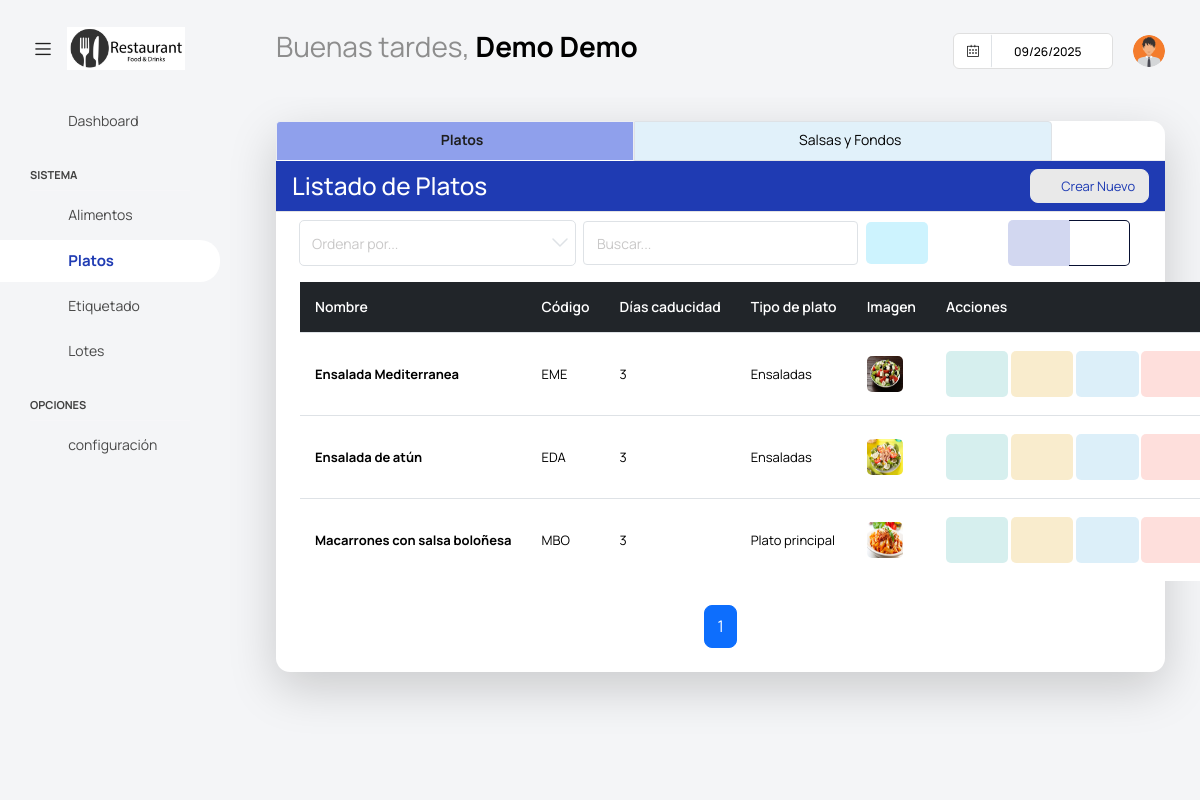
Page /platos/platos/ (signed in) on the committed database.
### app/super/models.py (models this page shows, shortened)
class UserProfile(models.Model):
    centro = models.ForeignKey('Centros' ,on_delete=models.CASCADE, null=True, blank =True)
    user = models.OneToOneField(User, on_delete=models.CASCADE)
    username = models.CharField(max_length=100)
    password = models.CharField(max_length=100)
    nombre = models.CharField(max_length=100)
    apellidos = models.CharField(max_length=100)
    cargo = models.CharField(max_length=100, blank=True, null=True)
    imagen = models.ImageField(default='users/default.png', upload_to='users/', null=True, blank =True)
    estado =models.BooleanField(default=True)

### app/platos/models.py (models this page shows, shortened)
class Plato(ModeloBaseCentro):
    nombre = models.CharField(max_length=100)
    codigo = models.CharField(max_length=10, unique=True, help_text="Código único para el plato")
    texto = models.ForeignKey(TextoModo, on_delete=models.CASCADE, null=True, blank=True)
    vida_util = models.PositiveIntegerField(default=0, help_text="Número de días que se suman a la fecha de producción para calcular la caducidad", null=True, blank=True)
    tipoplato = models.ForeignKey(TipoPlato, on_delete=models.CASCADE, null=True, blank=True)
    imagen = models.ImageField(upload_to='platos/', null=True, blank=True)
    salsa = models.ForeignKey(Salsa, on_delete=models.CASCADE, null=True, blank=True)
    descripcion = models.TextField(blank=True, null=True)
    class Meta:
        verbose_name = 'Plato'
        verbose_name_plural = 'Platos'
        unique_together = ('nombre', 'centro')  # Evita nombres duplicados en el mismo centro
    @property
    def receta(self):
        return self.receta_set.first()  # Usamos first() porque es una ForeignKey

class TipoPlato(ModeloBaseCentro):
    nombre = models.CharField(max_length=100)
    estado = models.BooleanField(default=True)  # Activo o inactivo
    class Meta:
        verbose_name = 'Tipo de Plato'
        verbose_name_plural = 'Tipos de Platos'
        unique_together = ('nombre', 'centro')  # Evita nombres duplicados en el mismo centro
    def __str__(self):
        return f"{self.nombre}"

### app/platos/views.py (the view)
# urls.py: path('platos/', PlatoList.as_view(), name='PlatoList'),
class PlatoList(PaginationMixin, LoginRequiredMixin, ListView):
    model = Plato
    template_name = 'platos/listar_platos.html'
    context_object_name = 'platos'
    paginate_by = 12
    def get_queryset(self):
        try:
            user_profile = get_object_or_404(UserProfile, user=self.request.user)
            if user_profile.centro:
                queryset = Plato.objects.filter(centro=user_profile.centro).order_by('nombre')
                search_query = self.request.GET.get('buscar')
                if search_query:
                    queryset = queryset.filter(
                        Q(nombre__icontains=search_query)
                    )
                return queryset
            else:
                return Plato.objects.none()
        except ObjectDoesNotExist:
            return Plato.objects.none()
    def get_context_data(self, **kwargs):
        context = super().get_context_data(**kwargs)
        context.update(datos_centro(self.request))
        if not context['platos'].exists():
            context['mensaje'] = "No tiene platos registrados."
        return context

### app/core/mixins.py (called while the page is built)
    def get_context_data(self, **kwargs):
        context = super().get_context_data(**kwargs)
        page_obj = context.get('page_obj')
        if page_obj:
            current_page = page_obj.number
            total_pages = page_obj.paginator.num_pages
            window = self.pagination_window_size
            if total_pages <= (window * 2) + 1:
                context['custom_page_range'] = range(1, total_pages + 1)
            elif current_page <= window:
                context['custom_page_range'] = range(1, (window * 2) + 2)
            elif current_page >= total_pages - window:
                context['custom_page_range'] = range(total_pages - (window * 2), total_pages + 1)
            else:
                context['custom_page_range'] = range(current_page - window, current_page + window + 1)
        return context

### templates/platos/listar_platos.html (shortened to what this page needs)
{% extends "base.html" %}
{% block content %}
<div class="content-wrapper">
    <div class="card shadow-lg">
        <ul class="nav nav-tabs">
            <li class="nav-item">
                <a class="nav-link active"
                href="{% url 'platos:PlatoList' %}">
                    <i class="fa fa-cutlery"></i> Platos
                </a>
            </li>
            <li class="nav-item">
                <a class="nav-link {% if request.resolver_match.url_name == 'SalsaList' %}active{% endif %}"
                href="{% url 'platos:SalsaList' %}">
                    <i class="fa fa-tint"></i> Salsas y Fondos
                </a>
            </li>
        </ul>
        <div class="card-header bg-primary text-white d-flex justify-content-between align-items-center">
            <h3 class="m-0">Listado de Platos</h3>
            <a class="btn btn-light btn-sm text-primary rounded" onclick="abrir_modal_edicion('{% url 'platos:PlatoCreate' %}')">
                <i class="fa fa-plus-circle"></i>&nbsp; Crear Nuevo
            </a>
        </div>
        <div class="card-body">
            <form method="get" class="row g-2 align-items-center mb-3">
                <div class="col-md-4">
                    <select class="form-select form-select-sm" name="ordenar" id="ordenar" onchange="this.form.submit()">
                        <option value="" disabled selected>Ordenar por...</option>
                    </select>
                </div>
                <div class="col-md-4">
                    <input type="text" class="form-control form-control-sm" placeholder="Buscar..." name="buscar" value="{{ request.GET.buscar }}">
                </div>
                <div class="col-md-2">
                    <button type="submit" class="btn btn-inverse-secondary" style="padding-top: 12px; padding-bottom:12px;">
                        <i class="fa fa-search"></i>
                    </button>
                </div>
                <div class="col-auto">
                    <div class="btn-group" role="group">
                        <button id="btn-lista" type="button" class="btn btn-inverse-primary">
                            <i class="fa fa-list"></i>
                        </button>
                        <button id="btn-cuadricula" type="button" class="btn btn-outline-primary btn-inverse">
                            <i class="fa fa-th"></i>
                        </button>
                    </div>
                </div>
            </form>
            {% if platos %}
            <div id="vista-lista">
                <div class="table-wrapper">
                    <table class="table table-hover tabla-responsive align-middle">
                        <thead class="table-dark">
                            <tr>
                                <th>Nombre</th>
                                <th>Código</th>
                                <th>Días caducidad</th>
                                <th>Tipo de plato</th>
                                <th>Imagen</th>
                                <th>Acciones</th>
                            </tr>
                        </thead>
                        <tbody>
                            {% for plato in platos %}
                            <tr>
                                <td><strong>{{ plato.nombre }}</strong></td>
                                <td>{{ plato.codigo }}</td>
                                <td>{{ plato.vida_util }}</td>
                                <td>{{ plato.tipoplato }}</td>
                                <td>
                                    {% if plato.imagen %}
                                        <img src="{{ plato.imagen.url }}" alt="{{ plato.nombre }}" style="max-width: 80px; max-height: 80px; border-radius: 5px;">
                                    {% else %}
                                        <span class="text-muted">Sin imagen</span>
                                    {% endif %}
                                </td>
                                <td>
                                    <a class="btn btn-inverse-success" onclick="abrir_modal_edicion('{% url 'platos:PlatoDetail' plato.pk %}')" title="Ver plato">
                                        <i class="fa fa-eye"></i>
                                    </a>
                                    {% if plato.receta %}
                                        <a href="{% url 'platos:RecetaDetail' plato.receta.pk %}" class="btn btn-inverse-warning" title="Ver Receta">
                                            <i class="fa fa-list"></i>
                                        </a>
                                    {% else %}
                                        <a onclick="abrir_modal_edicion('{% url 'platos:crear_receta' plato_id=plato.pk %}')" class="btn btn-inverse-warning" title="Crear Receta">
                                            <i class="fa fa-plus"></i>
                                        </a>
                                    {% endif %}
                                    <a class="btn btn-inverse-info" onclick="abrir_modal_edicion('{% url 'platos:PlatoUpdate' plato.pk %}')" title="Editar plato">
                                        <i class="fa fa-pencil"></i>
                                    </a>
                                    <a class="btn btn-inverse-danger" onclick="abrir_modal_edicion('{% url 'platos:PlatoDelete' plato.pk %}')" title="Eliminar plato">
                                        <i class="fa fa-trash"></i>
                                    </a>
                                </td>
                            </tr>
                            {% endfor %}
                        </tbody>
                    </table>
                </div>
            </div>
            {% include "core/pagination.html" %}
            {% else %}
            <div class="alert alert-warning text-center mt-3">
                <i class="fa fa-exclamation-circle"></i> No se encontraron alimentos.
            </div>
            {% endif %}
        </div>
    </div>
</div>
{% endblock content %}

### templates/base.html (shortened to what this page needs)
{% load static %}
<html lang="es">
<head>
  <link href={% static "vendor/feather/feather.css" %} rel="stylesheet">
  <link href={% static "vendor/mdi/css/materialdesignicons.min.css" %} rel="stylesheet">
  <link href={% static "vendor/ti-icons/css/themify-icons.css" %} rel="stylesheet">
  <link href={% static "vendor/font-awesome/css/font-awesome.min.css" %} rel="stylesheet">
  <link href={% static "vendor/typicons/typicons.css" %} rel="stylesheet">
  <link href={% static "vendor/simple-line-icons/css/simple-line-icons.css" %} rel="stylesheet">
  <link href={% static "vendor/css/vendor.bundle.base.css" %} rel="stylesheet">
  <link href={% static "vendor/bootstrap-datepicker/bootstrap-datepicker.min.css" %} rel="stylesheet">
  <link href={% static "js/select.dataTables.min.css" %} rel="stylesheet" type="text/css" >
  <link rel="stylesheet" href={% static "css/style.css" %}>
</head>
  <body class="with-welcome-text">
    <div class="container-scroller">
      <nav class="navbar default-layout col-lg-12 col-12 p-0 fixed-top d-flex align-items-top flex-row">
        <div class="text-center navbar-brand-wrapper d-flex align-items-center justify-content-start">
          <div class="me-3">
            <button class="navbar-toggler navbar-toggler align-self-center" type="button" data-bs-toggle="minimize">
              <span class="icon-menu"></span>
            </button>
          </div>
          <div>
            <a class="navbar-brand brand-logo" href="index.html">
              <img src="{{ imagen_centro_url }}" style="width:150px !important; height:auto;" alt="{{ centro.nombre }}">
            </a>
          </div>
        </div>
        <div class="navbar-menu-wrapper d-flex align-items-top">
          <ul class="navbar-nav">
            <li class="nav-item fw-semibold d-none d-lg-block ms-0">
              <h1 class="welcome-text">{{ saludo }}, <span class="text-black fw-bold">{{ nombre }} {{ apellidos }}</span></h1>
          </ul>
          <ul class="navbar-nav ms-auto">
            <li class="nav-item d-none d-lg-block">
              <div id="datepicker-popup" class="input-group date datepicker navbar-date-picker">
                <span class="input-group-addon input-group-prepend border-right">
                  <span class="icon-calendar input-group-text calendar-icon"></span>
                </span>
                <input type="text" class="form-control">
              </div>
            </li>
            <li class="nav-item dropdown d-none d-lg-block user-dropdown">
              <a class="nav-link" id="UserDropdown" href="#" data-bs-toggle="dropdown" aria-expanded="false">
                <img class="img-xs rounded-circle" src="{{ imagen_user_url }}" alt="Profile image"> </a>
            </li>
          </ul>
        </div>
      </nav>
    <div class="container-fluid page-body-wrapper">
      <nav class="sidebar sidebar-offcanvas" id="sidebar">
        <ul class="nav">
          <li class="nav-item">
            <a class="nav-link" href="{% url 'dashuser:home' %}">
              <i class="mdi mdi-grid-large menu-icon"></i>
              <span class="menu-title">Dashboard</span>
            </a>
          </li>
          <li class="nav-item nav-category">Sistema</li>
            <li class="nav-item">
              <a class="nav-link" href="{% url 'dashuser:AlimentoList' %}">
                <i class="menu-icon mdi mdi-food-variant"></i>
                <span class="menu-title">Alimentos</span>
              </a>
            </li>
            <li class="nav-item">
              <a class="nav-link" href="{% url 'platos:PlatoList' %}">
                <i class="menu-icon mdi mdi-food-turkey"></i>
                <span class="menu-title">Platos</span>
              </a>
            </li>
            <li class="nav-item">
              <a class="nav-link" data-bs-toggle="collapse" href="#etiq" aria-expanded="false" aria-controls="etiq">
                <i class="menu-icon mdi mdi-tag"></i>
                <span class="menu-title">Etiquetado</span>
                <i class="menu-arrow"></i>
              </a>
            </li>
            <li class="nav-item">
              <a class="nav-link" href="{% url 'platos:LotesResumenListView' %}">
                <i class="menu-icon mdi mdi-package-variant"></i>
                <span class="menu-title">Lotes</span>
              </a>
            </li>
          <li class="nav-item nav-category">Opciones</li>
            <li class="nav-item">
              <a class="nav-link" data-bs-toggle="collapse" href="#confi" aria-expanded="false" aria-controls="confi">
                <i class="menu-icon mdi mdi-filter"></i>
                <span class="menu-title">configuración</span>
                <i class="menu-arrow"></i>
              </a>
            </li>
        </ul>
      </nav>
      <div class="main-panel">
          {% block content %}
          {% endblock content %}
      </div>
  </div>
</body>
</html>

### templates/platos/listar_platos.html (style rules this page uses)
.nav-tabs .nav-link { padding: 12px 32px; font-size: 16px; border-radius: 8px 8px 0 0; padding-right:150px; padding-left:150px; line-height: 0.8; font-size: 14px; background-color: #E1F1FA; }
.nav-tabs .nav-link.active { background-color: #8FA0EC; font-weight: bold; }

### rows in the picture
UserProfile: nombre "Demo", apellidos "Demo"
Plato: nombre "Ensalada Mediterranea", codigo "EME", vida_util "3", tipoplato "Ensaladas", imagen (picture)
Plato: nombre "Ensalada de atún", codigo "EDA", vida_util "3", tipoplato "Ensaladas", imagen (picture)
Plato: nombre "Macarrones con salsa boloñesa", codigo "MBO", vida_util "3", tipoplato "Plato principal", imagen (picture)

### other values in the picture
{{ saludo }} "Buenas tardes"
{{ page }} "1"
